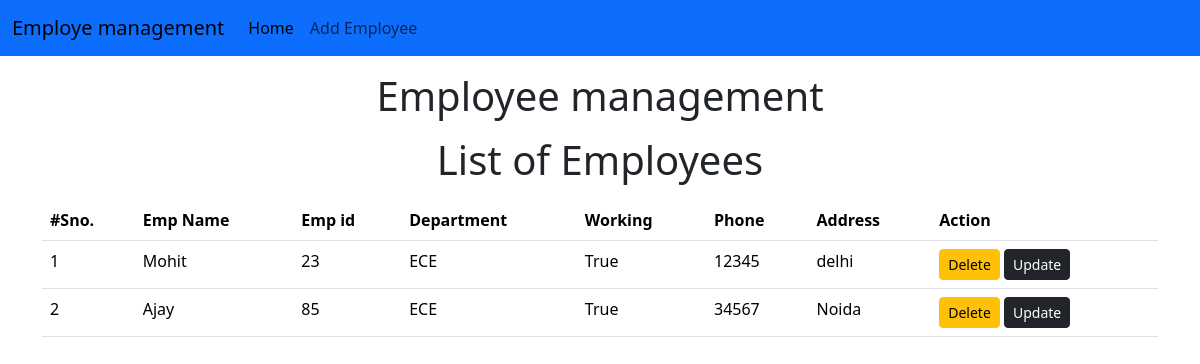
The page /emp/home/ on the database its author committed.
### emp/models.py (models this page shows)
class Emp(models.Model):
    name = models.CharField(max_length=200)
    emp_id = models.CharField(max_length=200)
    phone=models.CharField(max_length=10)
    address = models.CharField(max_length=200)
    working = models.BooleanField(default=True)
    department = models.CharField(max_length=10)

### emp/views.py (the view)
# urls.py: path("home/",emp_home),
def emp_home(request):
    emps = Emp.objects.all()
    return render(request, 'emp/home.html',{'emps':emps})

### templates/emp/home.html (shortened to what this page needs)
<!doctype html>
<html lang="en">
  <head>
    <link href="https://cdn.jsdelivr.net/npm/bootstrap@5.3.2/dist/css/bootstrap.min.css" rel="stylesheet">
  </head>
  <body>
    {% include "emp/navbar.html" %}
    <h1 class="text-center my-3">Employee management</h1>
    <h1 class="text-center my-3">List of Employees</h1>
    <div class="container">
      <div class="row">
        <div class="col">
          <div>
            <table class="table">
              <thead class="px-2">
                <tr>
                  <th> #Sno.</th>
                  <th> Emp Name</th>
                  <th> Emp id</th>
                  <th> Department</th>
                  <th> Working</th>
                  <th> Phone</th>
                  <th> Address</th>
                  <th> Action</th>
                </tr>
              </thead>
              <tbody>
                {% for emp in emps %}
                <tr>
                  <td>{{forloop.counter}}</td>
                  <td>{{ emp.name}}</td>
                  <td>{{ emp.emp_id}}</td>
                  <td>{{ emp.department}}</td>
                  <td>{{ emp.working}}</td>
                  <td>{{ emp.phone}}</td>
                  <td>{{ emp.address}}</td>
                  <td>
                  <a href="/emp/delete-emp/{{emp.id}}" target="_blank"class="btn btn-warning btn-sm">Delete</a>
                  <a href="/emp/update-emp/{{emp.id}}" target="_blank"class="btn btn-dark btn-sm">Update</a>
                  </td>
                </tr>
                {% endfor %}
              </tbody>
            </table>
          </div>
        </div>
      </div>
    </div>
  </body>
</html>

### rows shown on the page
Emp: name "Mohit", emp_id "23", department "ECE", working "True", phone "12345", address "delhi"
Emp: name "Ajay", emp_id "85", department "ECE", working "True", phone "34567", address "Noida"
